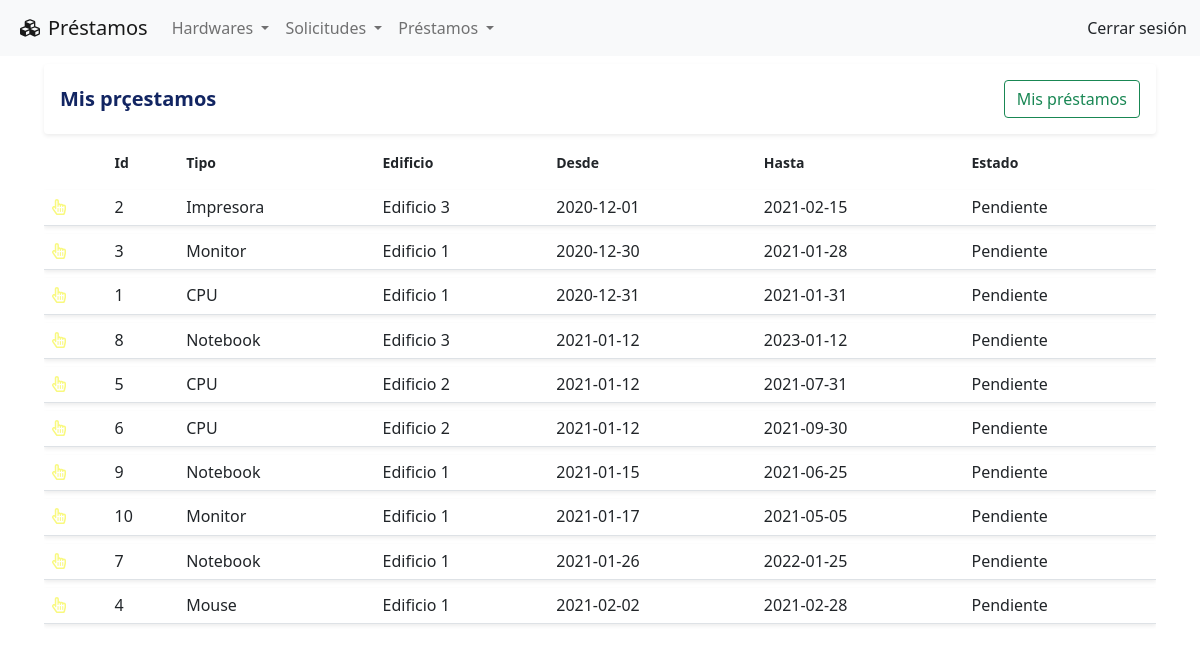
/solicitud/usuario, run on an earlier commit of the app's database.
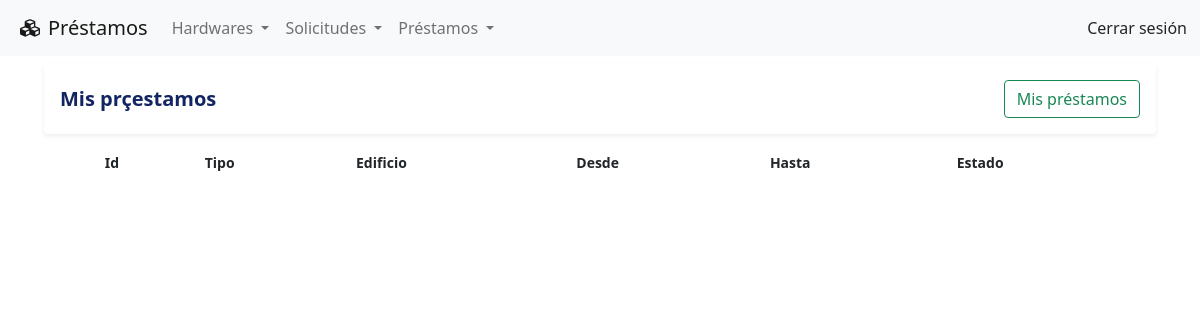
And on a later commit of the database.
### tables this page shows
CREATE TABLE IF NOT EXISTS solicitudes
( 
    id_solicitud INT AUTO_INCREMENT PRIMARY KEY NOT NULL, 
    id_tipo_hardware INT NOT NULL,
    id_usuario INT NOT NULL,
    id_edificio INT NOT NULL ,
    fecha_desde DATE NOT NULL,
    fecha_hasta DATE NOT NULL,
    motivo_solicitud VARCHAR(1024) NOT NULL,
    id_estado_solicitud INT NOT NULL ,
    created_at TIMESTAMP DEFAULT CURRENT_TIMESTAMP,
    updated_at DATETIME DEFAULT CURRENT_TIMESTAMP ON UPDATE CURRENT_TIMESTAMP,
    FOREIGN KEY (id_tipo_hardware) REFERENCES tipos_hardware(id_tipo_hardware),
    FOREIGN KEY (id_usuario) REFERENCES usuarios(id_usuario),
    FOREIGN KEY (id_edificio) REFERENCES edificios(id_edificio)
);

CREATE TABLE IF NOT EXISTS estados_solicitud
( 
    id_estado_solicitud INT AUTO_INCREMENT PRIMARY KEY NOT NULL, 
    estado_solicitud VARCHAR(40) NOT NULL UNIQUE,
    color_estado_solicitud VARCHAR(40) NOT NULL UNIQUE, 
    created_at TIMESTAMP DEFAULT CURRENT_TIMESTAMP,
    updated_at DATETIME DEFAULT CURRENT_TIMESTAMP ON UPDATE CURRENT_TIMESTAMP
);

CREATE TABLE IF NOT EXISTS tipos_hardware
(
    id_tipo_hardware INT AUTO_INCREMENT PRIMARY KEY NOT NULL,
    tipo_hardware VARCHAR(40) NOT NULL UNIQUE,
    created_at TIMESTAMP DEFAULT CURRENT_TIMESTAMP,
    updated_at DATETIME DEFAULT CURRENT_TIMESTAMP ON UPDATE CURRENT_TIMESTAMP
);

CREATE TABLE IF NOT EXISTS edificios
( 
    id_edificio INT AUTO_INCREMENT PRIMARY KEY NOT NULL, 
    edificio VARCHAR(60) NOT NULL UNIQUE,
    created_at TIMESTAMP DEFAULT CURRENT_TIMESTAMP,
    updated_at DATETIME DEFAULT CURRENT_TIMESTAMP ON UPDATE CURRENT_TIMESTAMP
);

### controllers/solicitudController.php (called while the page is built, shortened)
<?php
require_once 'models/solicitudModel.php';
class SolicitudController{
    public function usuario() {
        $idUsuario = 2;
        $solicitud = new SolicitudModel();
        $solicitudes = $solicitud->getAllByUser($idUsuario);
        require_once 'views/solicitud/listadoUsuario.php';
    }
}

### index.php (called while the page is built, shortened)
<?php
    require_once "config/database.php";
    include_once "views/layouts/header.php";
    include_once "views/layouts/navbar.php";
    include_once "views/layouts/main.php";
    include_once "views/layouts/footer.php";
?>

### config/database.php (called while the page is built)
<?php
class Database {
    public static function connect(){
        $db = new mysqli('localhost', 'root', '', 'prestamos');
        $db->query ("SET NAMES 'utf-8'");
        return $db;
    }
}

### models/solicitudModel.php (called while the page is built, shortened)
<?php
class SolicitudModel{
        private $db;
    public function __construct() {
        $this->db = Database::connect();
    }
    public function getAllByUser($id_usuario) {
        $query =    "SELECT
                        solicitudes.id_solicitud,
                        tipos_hardware.tipo_hardware,
                        usuarios.nombre,
                        usuarios.apellido,
                        usuarios.email,
                        edificios.edificio,
                        solicitudes.fecha_desde,
                        solicitudes.fecha_hasta,
                        estados_solicitud.id_estado_solicitud,
                        estados_solicitud.estado_solicitud
                    FROM
                        solicitudes
                    INNER JOIN
                        tipos_hardware ON solicitudes.id_tipo_hardware = tipos_hardware.id_tipo_hardware
                    INNER JOIN
                        usuarios ON solicitudes.id_usuario  = usuarios.id_usuario
                    INNER JOIN
                        edificios ON solicitudes.id_edificio = edificios.id_edificio
                    INNER JOIN
                        estados_solicitud ON solicitudes.id_estado_solicitud =  estados_solicitud.id_estado_solicitud
                    WHERE usuarios.id_usuario = $id_usuario
                    GROUP BY solicitudes.id_solicitud
                    ORDER BY solicitudes.fecha_desde;";
        $solicitudes = $this->db->query($query);
        return $solicitudes;
    }
}

### views/solicitud/listadoUsuario.php (the view, shortened to what this page needs)
<div class="row">
    <div class="col align-middle">
        <div class="card d-inline-block border-0 shadow-sm shadow-hover w-100">
            <div class="card-body d-flex justify-content-between align-items-center">
                <h5 class="mb-0"> Mis prçestamos </h5>
                <a href="<?= URL ?>prestamo/usuario"class="btn btn-outline-success">Mis préstamos</a>
			</div>
        </div>
    </div>
</div>
<div class="row">
    <div class="col">
        <div class="table-responsive">
            <table class="table table-hover">
                <thead class="thead-light">
                    <tr>
                        <th scope="col"><small class="font-weight-bold"><small></th>
                        <th scope="col"><small class="font-weight-bold">Id<small></th>
                        <th scope="col"><small class="font-weight-bold">Tipo<small></th>
                        <th scope="col"><small class="font-weight-bold">Edificio<small></th>
                        <th scope="col"><small class="font-weight-bold">Desde<small></th>
                        <th scope="col"><small class="font-weight-bold">Hasta<small></th>
                        <th scope="col"><small class="font-weight-bold">Estado<small></th>
                    </tr>
                </thead>
                <tbody>
                    <?php while($dato = $solicitudes->fetch_object()): ?>
                    <?php  $estadoSolicitud = $dato->id_estado_solicitud; ?>
                        <tr class="shadow-sm">
                            <td class="align-middle">
                                <i class="far fa-hand-pointer"
                                    <?php
                                        switch ($estadoSolicitud) {
                                            case 3:
                                                echo 'style="color:rgba(244, 244, 0, 0.5)"';
                                                break;
                                        }
                                    ?>
                                > </i>
                            </td>
                            <td class="align-middle"><span><?= $dato->id_solicitud; ?></span></td>
                            <td class="align-middle"><span><?= $dato->tipo_hardware; ?></span></td>
                            <td class="align-middle"><span><?= $dato->edificio; ?></span></td>
                            <td class="align-middle"><span><?= $dato->fecha_desde; ?></span></td>
                            <td class="align-middle"><span><?= $dato->fecha_hasta; ?></span></td>
                            <td class="align-middle"><span><?= $dato->estado_solicitud; ?></span></td>
                        </tr>
                    <?php endwhile; ?>
                </tbody>
            </table>
        </div>
    </div>
</div>

What changed in the data, as far as the page shows it:
removed solicitudes: id_solicitud "2", id_tipo_hardware.tipo_hardware "Impresora", id_edificio.edificio "Edificio 3", fecha_desde "2020-12-01", fecha_hasta "2021-02-15", id_estado_solicitud.estado_solicitud "Pendiente"
removed solicitudes: id_solicitud "3", id_tipo_hardware.tipo_hardware "Monitor", id_edificio.edificio "Edificio 1", fecha_desde "2020-12-30", fecha_hasta "2021-01-28", id_estado_solicitud.estado_solicitud "Pendiente"
removed solicitudes: id_solicitud "1", id_tipo_hardware.tipo_hardware "CPU", id_edificio.edificio "Edificio 1", fecha_desde "2020-12-31", fecha_hasta "2021-01-31", id_estado_solicitud.estado_solicitud "Pendiente"
removed solicitudes: id_solicitud "8", id_tipo_hardware.tipo_hardware "Notebook", id_edificio.edificio "Edificio 3", fecha_desde "2021-01-12", fecha_hasta "2023-01-12", id_estado_solicitud.estado_solicitud "Pendiente"
removed solicitudes: id_solicitud "5", id_tipo_hardware.tipo_hardware "CPU", id_edificio.edificio "Edificio 2", fecha_desde "2021-01-12", fecha_hasta "2021-07-31", id_estado_solicitud.estado_solicitud "Pendiente"
removed solicitudes: id_solicitud "6", id_tipo_hardware.tipo_hardware "CPU", id_edificio.edificio "Edificio 2", fecha_desde "2021-01-12", fecha_hasta "2021-09-30", id_estado_solicitud.estado_solicitud "Pendiente"
removed solicitudes: id_solicitud "9", id_tipo_hardware.tipo_hardware "Notebook", id_edificio.edificio "Edificio 1", fecha_desde "2021-01-15", fecha_hasta "2021-06-25", id_estado_solicitud.estado_solicitud "Pendiente"
removed solicitudes: id_solicitud "10", id_tipo_hardware.tipo_hardware "Monitor", id_edificio.edificio "Edificio 1", fecha_desde "2021-01-17", fecha_hasta "2021-05-05", id_estado_solicitud.estado_solicitud "Pendiente"
removed solicitudes: id_solicitud "7", id_tipo_hardware.tipo_hardware "Notebook", id_edificio.edificio "Edificio 1", fecha_desde "2021-01-26", fecha_hasta "2022-01-25", id_estado_solicitud.estado_solicitud "Pendiente"
removed solicitudes: id_solicitud "4", id_tipo_hardware.tipo_hardware "Mouse", id_edificio.edificio "Edificio 1", fecha_desde "2021-02-02", fecha_hasta "2021-02-28", id_estado_solicitud.estado_solicitud "Pendiente"
